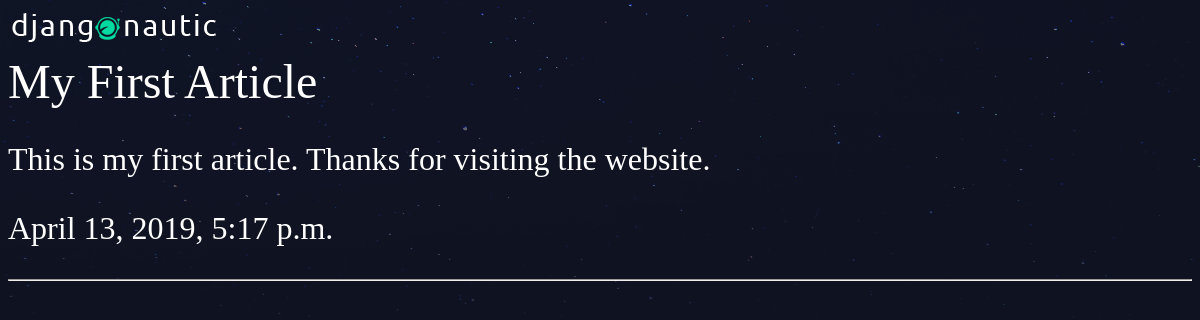
/articles/first, run on the app's committed database.
### articles/models.py (models this page shows, shortened)
class Articles(models.Model):
    title = models.CharField(max_length=100)
    slug = models.SlugField()
    body = models.TextField()
    date = models.DateTimeField(auto_now_add=True)

### articles/views.py (the view)
# urls.py: path('<slug:article_name>',views.ind_article,name='detail')
def ind_article(request,article_name):
    article = Articles.objects.get(slug=article_name)
    return render(request,'articles/article_detail.html',{'article':article})

### articles/templates/articles/article_detail.html
{% extends 'basic_layout.html' %}
{% block content %}
  <div>
    <h2>{{article.title}}</h2>
    <p>{{article.body}}</p>
    <p>{{article.date}}</p>
    <hr>
  </div>
{% endblock %}

### assets/style.css (style rules this page uses)
body { background-color: #0f121f; background-image: url(stars.png); background-repeat-y: no-repeat; color: #fff; }
body * { font-family: Ubuntu; }
h1, h2, h3, h4, h5 { font-weight: normal; margin: 0; }

### data on the page
Articles: title "My First Article", body "This is my first article. Thanks for visiting the website.", date "April 13, 2019, 5:17 p.m."
